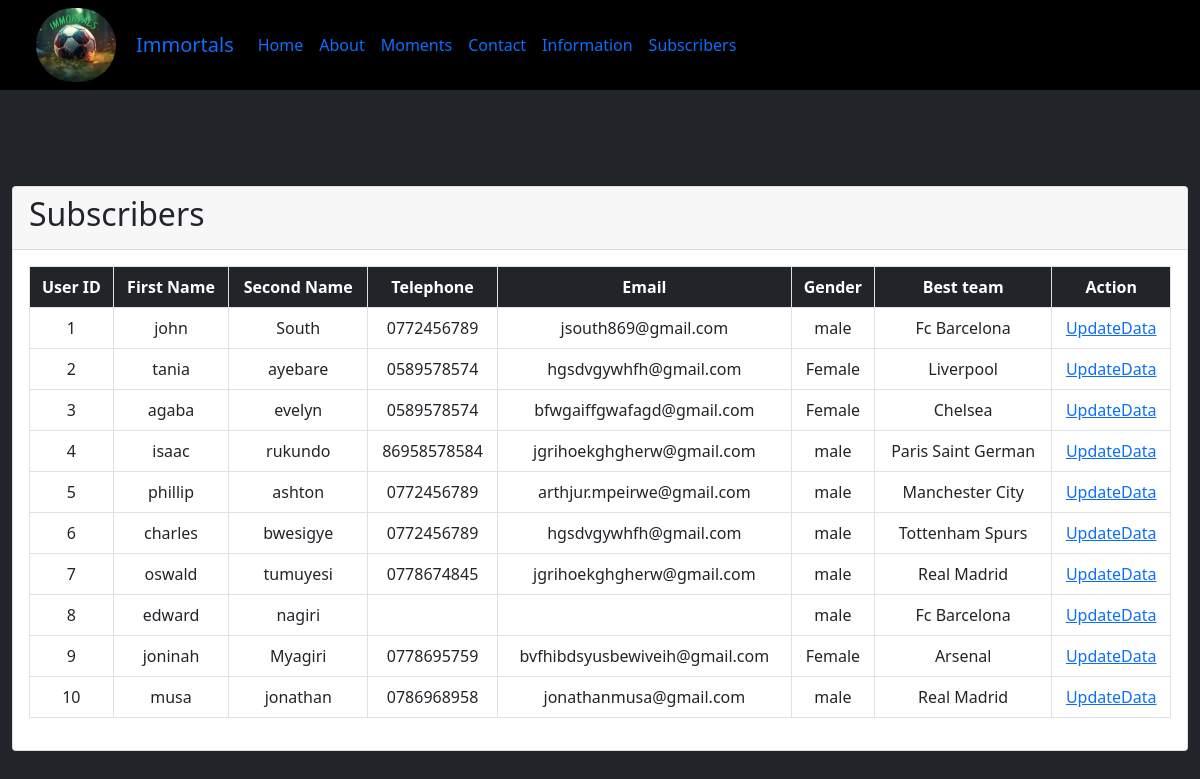
The page /subscribers.php on the database its author committed.
### tables this page shows
CREATE TABLE `subscriptions` (
  `ID` int(11) NOT NULL,
  `firstname` varchar(100) NOT NULL,
  `secondname` varchar(100) NOT NULL,
  `telephone` varchar(100) NOT NULL,
  `email` varchar(100) NOT NULL,
  `gender` varchar(100) NOT NULL,
  `bestteam` varchar(100) NOT NULL
);

### subscribers.php (the view, shortened to what this page needs)
    <?php
        require_once("Php/connect.php");
        $query = "select * from subscriptions";
        $result =mysqli_query($con , $query);
    ?>
<!DOCTYPE html>
<html lang="en">
<head>
    <link rel="stylesheet" href=" css/bootstrap.min.css">
</head>
<body class="bg-dark">
    <div class="container-fluid">
        <div class="row">
        </div>
        <div class="row mt-5">
            <div class="col">
              <div class="card mt-5">
                <div class="card-header">
                    <h2>Subscribers</h2>
                </div>
                <div class="card-body">
                    <table class="table table-bordered text-center">
                        <tr class="bg-dark text-white">
                            <th>User ID</th>
                            <th>First Name</th>
                            <th>Second Name</th>
                            <th>Telephone</th>
                            <th>Email</th>
                            <th>Gender</th>
                            <th>Best team</th>
                            <th>Action</th>
                        </tr>
                        <tr>
                            <?php
                                while($row=mysqli_fetch_assoc($result))
                                {
                            ?>
                        <td><?php echo $row['ID']; ?></td>
                        <td><?php echo $row['firstname']; ?></td>
                        <td><?php echo $row['secondname']; ?></td>
                        <td><?php echo $row['telephone']; ?></td>
                        <td><?php echo $row['email']; ?></td>
                        <td><?php echo $row['gender']; ?></td>
                        <td><?php echo $row['bestteam']; ?></td>
                        <td><a href="updateform.php?id=<?php echo $row['ID'];?>">UpdateData</a> </td>
                      </tr>
                        <?php
                             }
                        ?>
                    </table>
                </div>
              </div>
            </div>
         </div>
    </div>
</body>
</html>

### Php/connect.php (shortened to what this page needs)
<!DOCTYPE html>
<html lang="en">
<head>
</head>
<body>
</body>
</html>

### rows shown on the page
subscriptions: ID "1", firstname "john", secondname "South", telephone "0772456789", email "jsouth869@gmail.com", gender "male", bestteam "Fc Barcelona"
subscriptions: ID "2", firstname "tania", secondname "ayebare", telephone "0589578574", email "hgsdvgywhfh@gmail.com", gender "Female", bestteam "Liverpool"
subscriptions: ID "3", firstname "agaba", secondname "evelyn", telephone "0589578574", email "bfwgaiffgwafagd@gmail.com", gender "Female", bestteam "Chelsea"
subscriptions: ID "4", firstname "isaac", secondname "rukundo", telephone "86958578584", email "jgrihoekghgherw@gmail.com", gender "male", bestteam "Paris Saint German"
subscriptions: ID "5", firstname "phillip", secondname "ashton", telephone "0772456789", email "arthjur.mpeirwe@gmail.com", gender "male", bestteam "Manchester City"
subscriptions: ID "6", firstname "charles", secondname "bwesigye", telephone "0772456789", email "hgsdvgywhfh@gmail.com", gender "male", bestteam "Tottenham Spurs"
subscriptions: ID "7", firstname "oswald", secondname "tumuyesi", telephone "0778674845", email "jgrihoekghgherw@gmail.com", gender "male", bestteam "Real Madrid"
subscriptions: ID "8", firstname "edward", secondname "nagiri", gender "male", bestteam "Fc Barcelona"
subscriptions: ID "9", firstname "joninah", secondname "Myagiri", telephone "0778695759", email "bvfhibdsyusbewiveih@gmail.com", gender "Female", bestteam "Arsenal"
subscriptions: ID "10", firstname "musa", secondname "jonathan", telephone "0786968958", email "jonathanmusa@gmail.com", gender "male", bestteam "Real Madrid"
